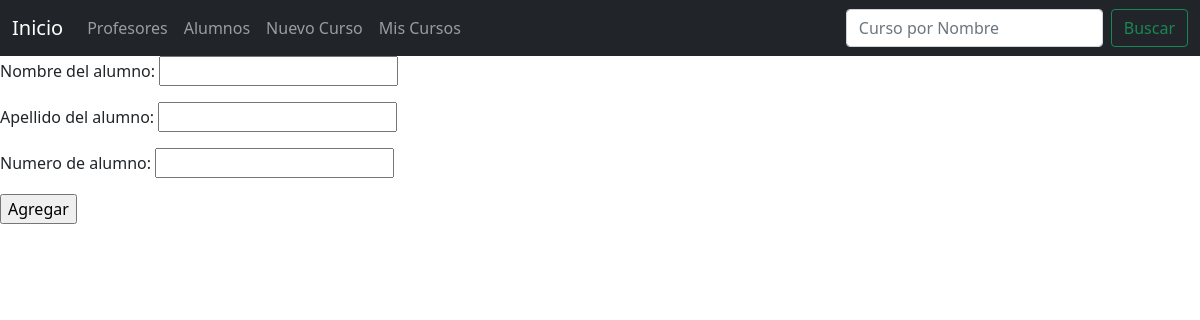
The app's page /alumnos/, older data.
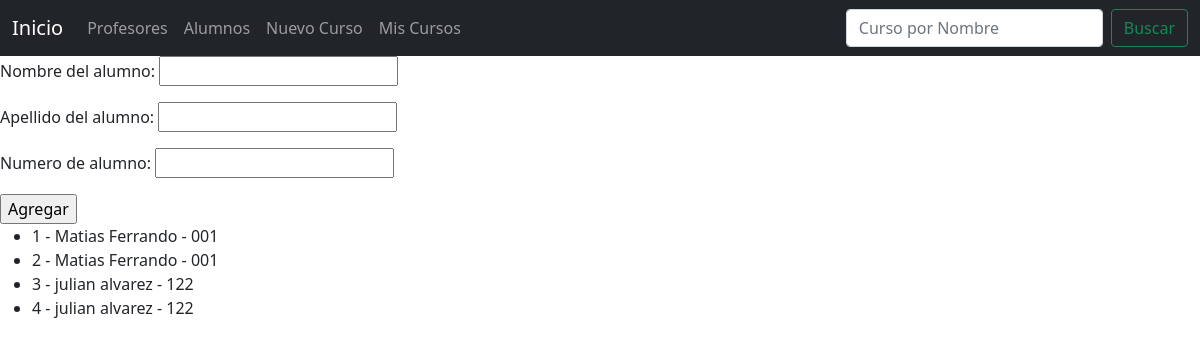
The same page, newer data.
### Aplicacion/models.py (models this page shows, shortened)
class Alumno(models.Model):
    nombre_del_alumno = models.CharField(max_length=20)
    apellido_del_alumno = models.CharField(max_length=20)
    numero_de_alumno = models.CharField(max_length=4)

### Aplicacion/views.py (the view)
# urls.py: path("alumnos/", mostrar_alumnos, name="alumnos"),
def mostrar_alumnos(request):
    context = {
        "form": AlumnoForm(),
        "alumnos": Alumno.objects.all(),
    }
    return render(request, "Aplicacion/alumnos.html", context)

### Aplicacion/forms.py
class AlumnoForm(forms.ModelForm):
    class Meta:
        model = Alumno
        fields = '__all__'

### Aplicacion/templates/Aplicacion/alumnos.html (shortened to what this page needs)
{% extends "Aplicacion/base.html" %}
{% load static %}
{% block main %}
<h1>Administracion de Alumnos: </h1>
<form action="{% url 'agregar-alumno' %}" method="post">
    {{form.as_p}}
    <input type="submit" value="Agregar">
</form>
<ul>
    {% for alumno in alumnos %}
    <li>{{ alumno.id }} - {{alumno.nombre_del_alumno }} {{alumno.apellido_del_alumno }} - {{alumno.numero_de_alumno }}</li>
  {% endfor %}
</ul>
{% endblock %}

### Aplicacion/templates/Aplicacion/base.html (shortened to what this page needs)
<!DOCTYPE html>
<html lang="es">
  <head>
    {% load static %}
<link href="{% static 'Aplicacion/css/bootstrap.min.css'%}" rel="stylesheet">
    <link href="{% static 'Aplicacion/css/carousel.css '%}" rel="stylesheet">
  </head>
  <body>
<header>
  <nav class="navbar navbar-expand-md navbar-dark fixed-top bg-dark">
    <div class="container-fluid">
      <a class="navbar-brand" href="{% url 'index' %}">Inicio</a>
      <div class="collapse navbar-collapse" id="navbarCollapse">
        <ul class="navbar-nav me-auto mb-2 mb-md-0">
          <li class="nav-item">
            <a class="nav-link" href="{% url 'profesores' %}">Profesores</a>
          </li>
          <li class="nav-item">
            <a class="nav-link" href="{% url 'alumnos' %}">Alumnos</a>
          </li>
          <li class="nav-item">
            <a class="nav-link" href="{% url 'post-create' %}">Nuevo Curso</a>
          </li>
          <li class="nav-item">
            <a class="nav-link" href="{% url 'post-list' %}">Mis Cursos</a>
          </li>
        </ul>
        <form  action="{% url 'post-search' %}" class="d-flex">
          <input class="form-control me-2" type="search" name="criterio" placeholder="Curso por Nombre" aria-label="Search">
          <button class="btn btn-outline-success" type="submit">Buscar</button>
        </form>
      </div>
    </div>
  </nav>
</header>
{% block main %}
{% endblock %}
</body></html>

Row changes from the older to the newer data that the page shows:
added Alumno: id "1", nombre_del_alumno "Matias", apellido_del_alumno "Ferrando", numero_de_alumno "001"
added Alumno: id "2", nombre_del_alumno "Matias", apellido_del_alumno "Ferrando", numero_de_alumno "001"
added Alumno: id "3", nombre_del_alumno "julian", apellido_del_alumno "alvarez", numero_de_alumno "122"
added Alumno: id "4", nombre_del_alumno "julian", apellido_del_alumno "alvarez", numero_de_alumno "122"
